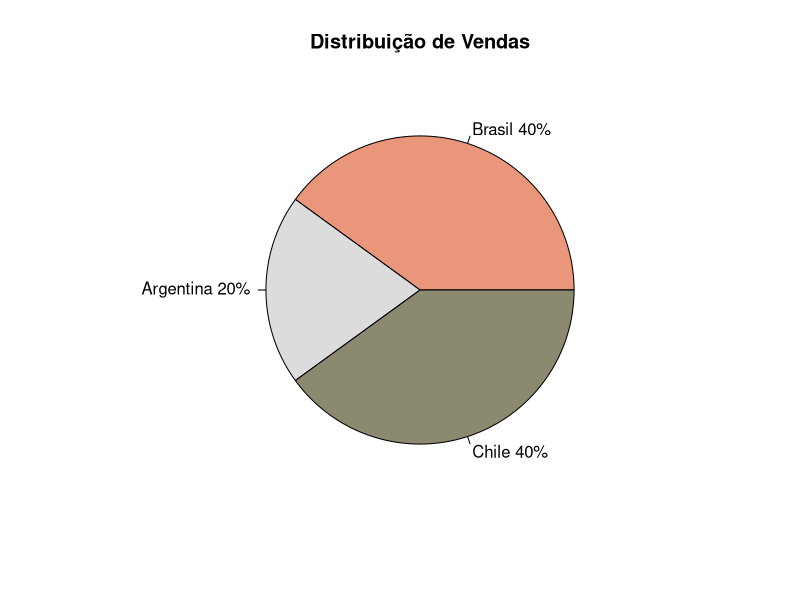
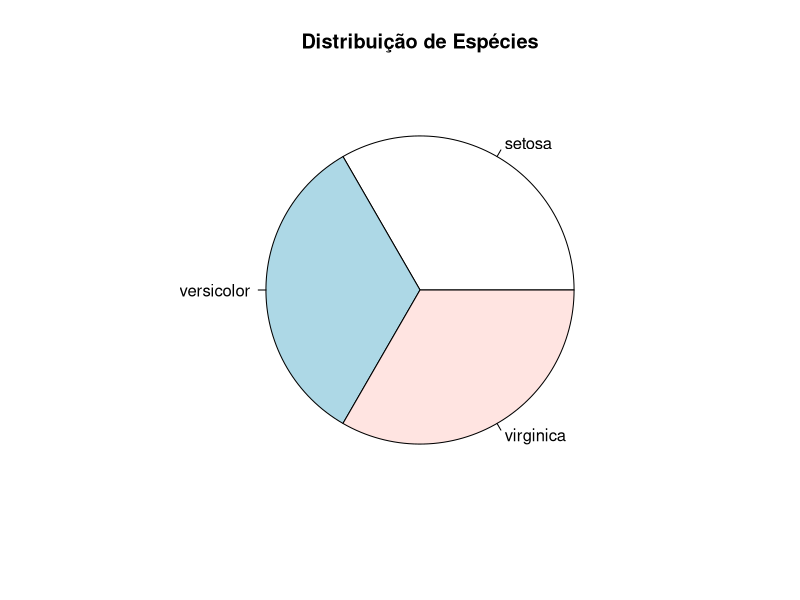
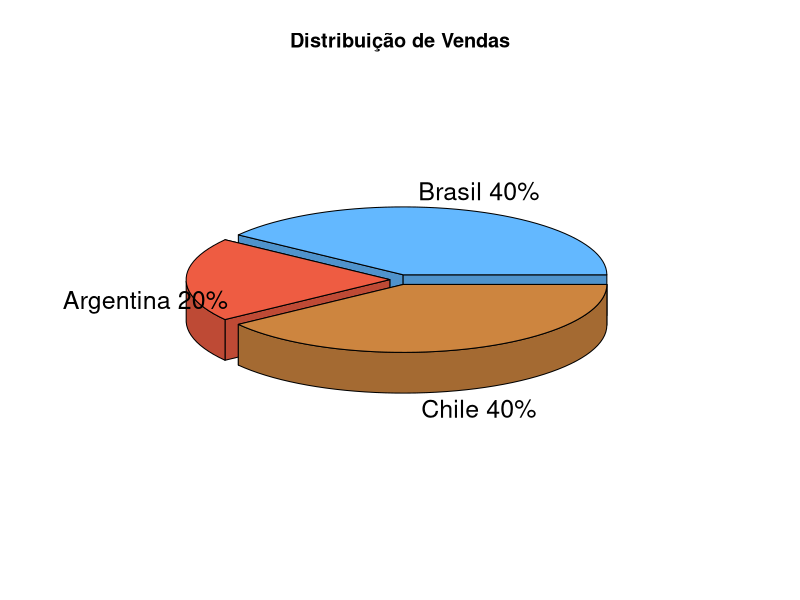

Here is the R script that generated these plots, in order:
setwd("C:\\Users\\Andrew\\OneDrive\\Documentos\\Pessoal\\Cursos\\DSA\\BigDataRAzure\\BigData-Analytics-With-R-and-Microsoft-Azure-Machine-Learning-Course-\\Cap04")
getwd()

?pie

# creating slices
fatias = c(40, 20, 40)

# naming the labels
paises = c("Brasil", "Argentina", "Chile")

# concatenating labels and slices
?paste
paises = paste(paises, fatias)

# Including more details
paises = paste(paises, "%", sep = "")

colors()

# Creating the plot
pie(fatias, labels = paises,
    col = c("darksalmon", "gainsboro", "lemonchiffon4"),
    main = "Distribuição de Vendas")

# Working with dataframes
?iris
attach(iris)
?table
Values = table(Species)
Values
labels = paste(names(Values))
pie(Values, labels = labels, main = "Distribuição de Espécies")

# 3D
install.packages("plotrix")
library(plotrix)

pie3D(fatias, labels = paises, explode = 0.05,
      col = c("steelblue1", "tomato2", "tan3"),
      main = "Distribuição de Vendas")